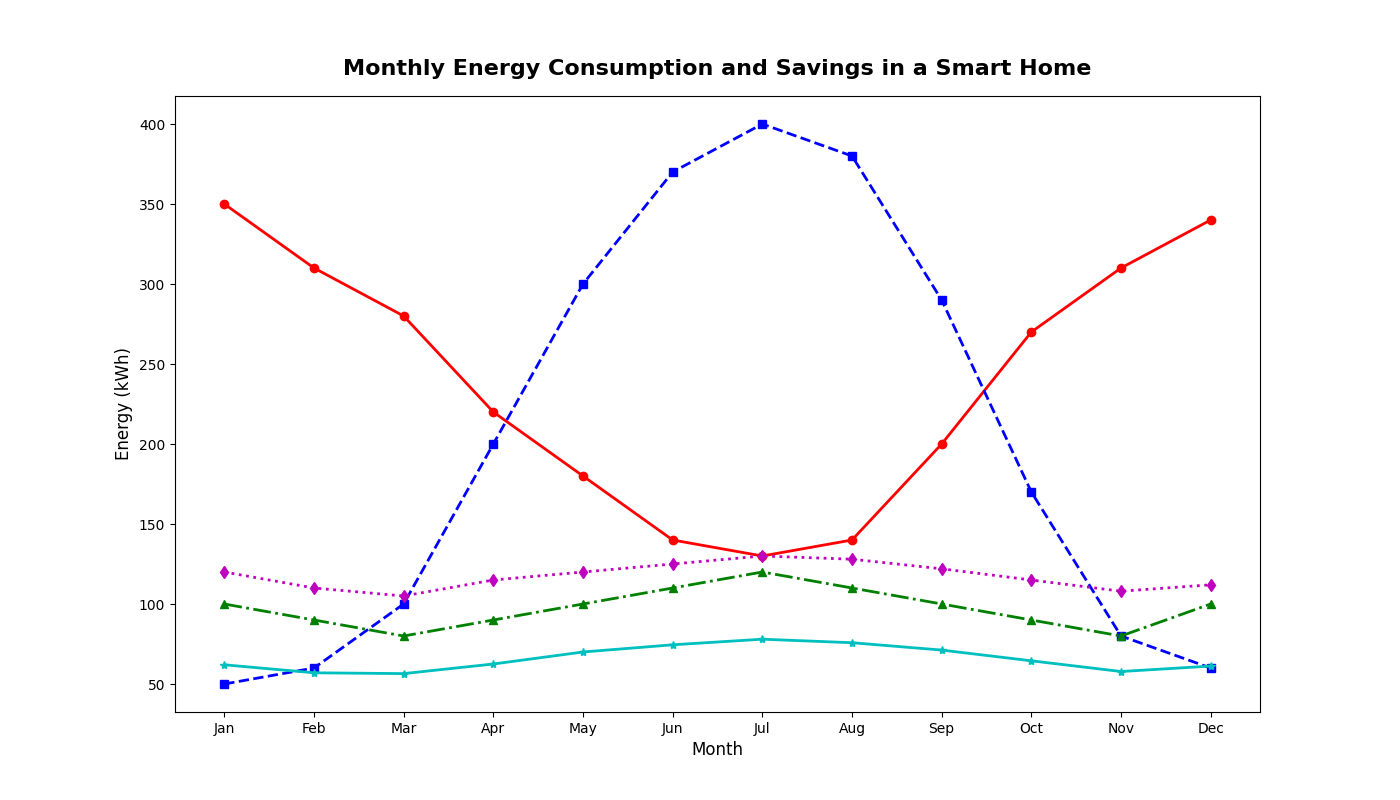

This figure's Python source:
import matplotlib.pyplot as plt
import numpy as np

# Data for 12 months
months = np.array(["Jan", "Feb", "Mar", "Apr", "May", "Jun", "Jul", "Aug", "Sep", "Oct", "Nov", "Dec"])

# Energy consumption data (in kWh)
heating = np.array([350, 310, 280, 220, 180, 140, 130, 140, 200, 270, 310, 340])
cooling = np.array([50, 60, 100, 200, 300, 370, 400, 380, 290, 170, 80, 60])
lighting = np.array([100, 90, 80, 90, 100, 110, 120, 110, 100, 90, 80, 100])
appliances = np.array([120, 110, 105, 115, 120, 125, 130, 128, 122, 115, 108, 112])

# Monthly savings
overall_consumption = heating + cooling + lighting + appliances
monthly_savings = 0.1 * overall_consumption

# Plotting
plt.figure(figsize=(14, 8))
plt.plot(months, heating, marker='o', linestyle='-', color='r', linewidth=2)
plt.plot(months, cooling, marker='s', linestyle='--', color='b', linewidth=2)
plt.plot(months, lighting, marker='^', linestyle='-.', color='g', linewidth=2)
plt.plot(months, appliances, marker='d', linestyle=':', color='m', linewidth=2)
plt.plot(months, monthly_savings, marker='*', linestyle='-', color='c', linewidth=2)

# Title and labels
plt.title('Monthly Energy Consumption and Savings in a Smart Home', fontsize=16, fontweight='bold', pad=15)
plt.xlabel('Month', fontsize=12)
plt.ylabel('Energy (kWh)', fontsize=12)

# Show the plot
plt.show()
